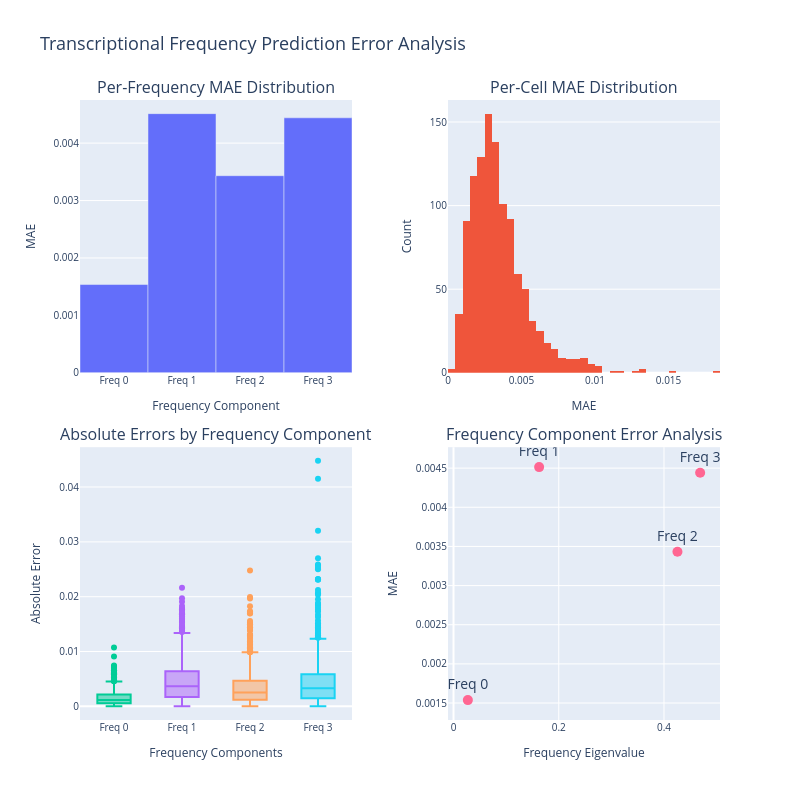

The notebook cell this image was saved under:
### Code cell
# Calculate per-frequency MAE (mean absolute error across all cells)
per_freq_mae = absolute_errors.mean(dim=0).numpy()

# Calculate per-cell MAE (mean absolute error across all frequencies)
per_cell_mae = absolute_errors.mean(dim=1).numpy()

# Create subplots with increased horizontal spacing
fig = make_subplots(
    rows=2, cols=2,
    subplot_titles=[
        'Per-Frequency MAE Distribution',
        'Per-Cell MAE Distribution', 
        'Absolute Errors by Frequency Component',
        'Frequency Component Error Analysis'
    ],
    specs=[[{"type": "xy"}, {"type": "xy"}],
           [{"type": "xy"}, {"type": "xy"}]],
    horizontal_spacing=0.15,  # Increased from default to prevent column collision
    vertical_spacing=0.12
)

# 1. Bar plot of per-frequency MAE (since we only have 5 frequencies)
freq_names = [f"Freq {i}" for i in range(n_freqs)]
fig.add_trace(
    go.Bar(x=freq_names, y=per_freq_mae, name="Per-Frequency MAE"),
    row=1, col=1
)

# 2. Histogram of per-cell MAE
fig.add_trace(
    go.Histogram(x=per_cell_mae, nbinsx=50, name="Per-Cell MAE"),
    row=1, col=2
)

# 3. Box plot of errors for each frequency component
for freq_idx in range(n_freqs):
    fig.add_trace(
        go.Box(y=absolute_errors[:, freq_idx].numpy(), name=f"Freq {freq_idx}", showlegend=False),
        row=2, col=1
    )

# 4. Scatter plot showing relationship between frequency eigenvalues and prediction errors
freq_eigenvals = adata.uns['freq_vals'][:n_freqs]
fig.add_trace(
    go.Scatter(
        x=freq_eigenvals, 
        y=per_freq_mae, 
        mode='markers+text',
        text=freq_names,
        textposition="top center",
        marker=dict(size=10),
        name="Eigenvalue vs MAE"
    ),
    row=2, col=2
)

fig.update_layout(
    height=800,
    width=fig_width,
    title_text="Transcriptional Frequency Prediction Error Analysis",
    title_font=dict(size=title_fontsize),
    font=dict(size=legend_fontsize),
    showlegend=False
)

# Update axis labels with proper font sizing
axis_title_size = max(legend_fontsize - 2, int(0.85 * legend_fontsize))
axis_tick_size = max(legend_fontsize - 4, int(0.7 * legend_fontsize))

fig.update_xaxes(title_text="Frequency Component", title_font=dict(size=axis_title_size), tickfont=dict(size=axis_tick_size), row=1, col=1)
fig.update_yaxes(title_text="MAE", title_font=dict(size=axis_title_size), tickfont=dict(size=axis_tick_size), row=1, col=1)
fig.update_xaxes(title_text="MAE", title_font=dict(size=axis_title_size), tickfont=dict(size=axis_tick_size), row=1, col=2)
fig.update_yaxes(title_text="Count", title_font=dict(size=axis_title_size), tickfont=dict(size=axis_tick_size), row=1, col=2)
fig.update_xaxes(title_text="Frequency Components", title_font=dict(size=axis_title_size), tickfont=dict(size=axis_tick_size), row=2, col=1)
fig.update_yaxes(title_text="Absolute Error", title_font=dict(size=axis_title_size), tickfont=dict(size=axis_tick_size), row=2, col=1)
fig.update_xaxes(title_text="Frequency Eigenvalue", title_font=dict(size=axis_title_size), tickfont=dict(size=axis_tick_size), row=2, col=2)
fig.update_yaxes(title_text="MAE", title_font=dict(size=axis_title_size), tickfont=dict(size=axis_tick_size), row=2, col=2)

fig.show()

# Save plot
# fig.write_html("figures/frequency/frequency_model_analysis.html")
fig.write_image("figures/frequency/frequency_model_analysis.png", width=fig_width, height=700, scale=2)

### Figure 1 — Plotly figure (JSON) as saved in the notebook; plotly's stock layout.template omitted (floating-point values rounded to 4 significant figures; data arrays with more than 128 entries replaced by an {"elided": "..."} marker saying what was removed)
{"data": [{"name": "Per-Frequency MAE", "type": "bar", "x": ["Freq 0", "Freq 1", "Freq 2", "Freq 3"], "xaxis": "x", "y": [0.001537, 0.004513, 0.003433, 0.004441], "yaxis": "y"}, {"name": "Per-Cell MAE", "nbinsx": 50, "type": "histogram", "x": {"elided": "1108 float values"}, "xaxis": "x2", "yaxis": "y2"}, {"name": "Freq 0", "showlegend": false, "type": "box", "xaxis": "x3", "y": {"elided": "1108 float values"}, "yaxis": "y3"}, {"name": "Freq 1", "showlegend": false, "type": "box", "xaxis": "x3", "y": {"elided": "1108 float values"}, "yaxis": "y3"}, {"name": "Freq 2", "showlegend": false, "type": "box", "xaxis": "x3", "y": {"elided": "1108 float values"}, "yaxis": "y3"}, {"name": "Freq 3", "showlegend": false, "type": "box", "xaxis": "x3", "y": {"elided": "1108 float values"}, "yaxis": "y3"}, {"marker": {"size": 10}, "mode": "markers+text", "name": "Eigenvalue vs MAE", "text": ["Freq 0", "Freq 1", "Freq 2", "Freq 3"], "textposition": "top center", "type": "scatter", "x": [0.02725, 0.1627, 0.4256, 0.4687], "xaxis": "x4", "y": [0.001537, 0.004513, 0.003433, 0.004441], "yaxis": "y4"}], "layout": {"annotations": [{"font": {"size": 16}, "showarrow": false, "text": "Per-Frequency MAE Distribution", "x": 0.2125, "xanchor": "center", "xref": "paper", "y": 1, "yanchor": "bottom", "yref": "paper"}, {"font": {"size": 16}, "showarrow": false, "text": "Per-Cell MAE Distribution", "x": 0.7875, "xanchor": "center", "xref": "paper", "y": 1, "yanchor": "bottom", "yref": "paper"}, {"font": {"size": 16}, "showarrow": false, "text": "Absolute Errors by Frequency Component", "x": 0.2125, "xanchor": "center", "xref": "paper", "y": 0.44, "yanchor": "bottom", "yref": "paper"}, {"font": {"size": 16}, "showarrow": false, "text": "Frequency Component Error Analysis", "x": 0.7875, "xanchor": "center", "xref": "paper", "y": 0.44, "yanchor": "bottom", "yref": "paper"}], "font": {"size": 14}, "height": 800, "showlegend": false, "title": {"font": {"size": 18}, "text": "Transcriptional Frequency Prediction Error Analysis"}, "width": 800, "xaxis": {"anchor": "y", "domain": [0, 0.425], "tickfont": {"size": 10}, "title": {"font": {"size": 12}, "text": "Frequency Component"}}, "xaxis2": {"anchor": "y2", "domain": [0.575, 1], "tickfont": {"size": 10}, "title": {"font": {"size": 12}, "text": "MAE"}}, "xaxis3": {"anchor": "y3", "domain": [0, 0.425], "tickfont": {"size": 10}, "title": {"font": {"size": 12}, "text": "Frequency Components"}}, "xaxis4": {"anchor": "y4", "domain": [0.575, 1], "tickfont": {"size": 10}, "title": {"font": {"size": 12}, "text": "Frequency Eigenvalue"}}, "yaxis": {"anchor": "x", "domain": [0.56, 1], "tickfont": {"size": 10}, "title": {"font": {"size": 12}, "text": "MAE"}}, "yaxis2": {"anchor": "x2", "domain": [0.56, 1], "tickfont": {"size": 10}, "title": {"font": {"size": 12}, "text": "Count"}}, "yaxis3": {"anchor": "x3", "domain": [0, 0.44], "tickfont": {"size": 10}, "title": {"font": {"size": 12}, "text": "Absolute Error"}}, "yaxis4": {"anchor": "x4", "domain": [0, 0.44], "tickfont": {"size": 10}, "title": {"font": {"size": 12}, "text": "MAE"}}}}
